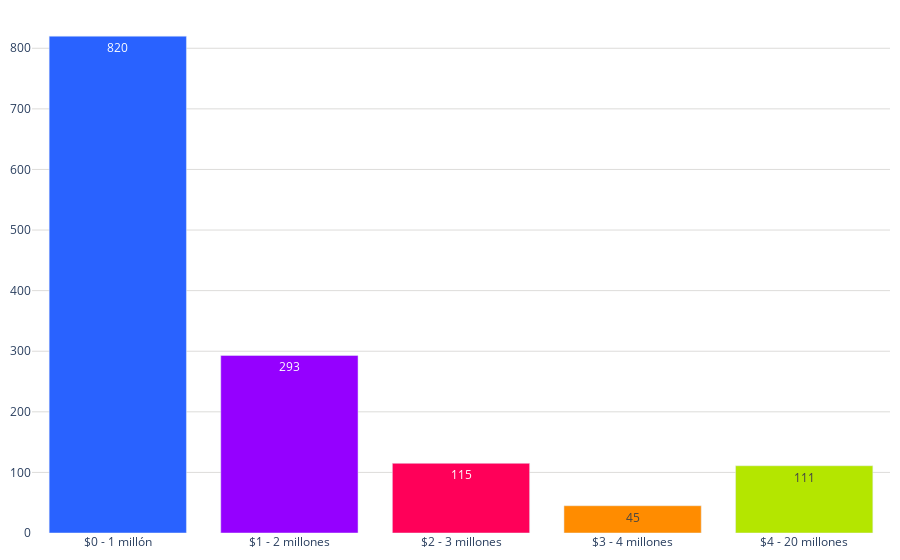

Here is the notebook cell this chart was saved with:
### Code cell
labels = df_conteo_por_rango['rango']
values = df_conteo_por_rango['conteo']
#trimestre = tabla_porcentajes['trimestre']
colores = ['#2962ff', '#9500ff', '#ff0059', '#ff8c00', '#b4e600', '#2EC2A2','#E50CB6']

fig = go.Figure()
#trimestres = tabla_porcentajes.columns
fig.add_trace(go.Bar(
        #name=f'Trimestre {trimestre}', 
        x=labels, 
        y=values, 
        marker_color=colores,
        text=values,  # Texto que se mostrará en las barras (porcentaje)
        textposition='inside',  # Posición del texto (puede ser 'inside' o 'outside')
        #texttemplate='%{text:.1f}%', 
    )
)    
fig.update_layout(
    #barmode='stack', 
    #title='Distribución de créditos por monto 2022',
    #title_font_size = 20,
    yaxis=dict(
        #title='M', # Título del eje y
        gridcolor='#dddcda', # Color de las líneas que dividen los rangos del eje Y         
    ),  margin=dict(l=10, r=10, t=10, b=10),  # Ajusta los márgenes (left, right, top, bottom)        
    plot_bgcolor='rgba(0,0,0,0)',  # Color de fondo del gráfico
    legend=dict(
        yanchor="top",
        y=0.99,
    )
)
# Exportar gráfica como archivo HTML
def guardar_grafico_como_html(fig, nombre_archivo, carpeta='assets/graficas'):
    # Crear la carpeta si no existe
    if not os.path.exists(carpeta):
        os.makedirs(carpeta)
    
      # Configuración personalizada para la gráfica
    config = {
        'displaylogo': False,  # Ocultar el logo de Plotly
        'modeBarButtonsToRemove': [
            'toImage',       # Botón para guardar como imagen
            'select2d',      # Box select
            'lasso2d',       # Lasso select
            'resetScale2d',  # Reset Axes
        ]
    }

    # Guardar la gráfica como archivo HTML
    pio.write_html(fig, f'{carpeta}/{nombre_archivo}.html', config=config)

guardar_grafico_como_html(fig, 'g_bar_creditos_monto_2023',  carpeta='assets/graficas')
fig.show()

### Figure 1 — Plotly figure (JSON) as saved in the notebook; plotly's stock layout.template omitted (floating-point values rounded to 4 significant figures)
{"data": [{"marker": {"color": ["#2962ff", "#9500ff", "#ff0059", "#ff8c00", "#b4e600", "#2EC2A2", "#E50CB6"]}, "text": [820, 293, 115, 45, 111], "textposition": "inside", "type": "bar", "x": ["$0 - 1 millón", "$1 - 2 millones", "$2 - 3 millones", "$3 - 4 millones", "$4 - 20 millones"], "y": [820, 293, 115, 45, 111]}], "layout": {"legend": {"y": 0.99, "yanchor": "top"}, "margin": {"b": 10, "l": 10, "r": 10, "t": 10}, "plot_bgcolor": "rgba(0,0,0,0)", "yaxis": {"gridcolor": "#dddcda"}}}
